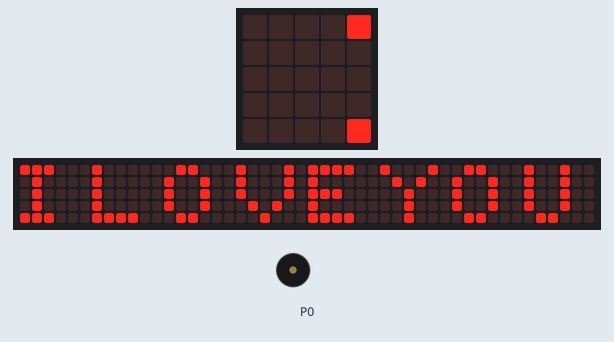
Recording of a program running on a simulated BBC micro:bit (MakeCode). Shown: the board's 5×5 LED display, a strip that is not on the board, showing the scrolling text unrolled, buzzer (waves = sounding). The 48×5 strip is a reading aid, not a part: it shows the text the display is scrolling, unrolled, one strip-width of it at a time.

Above: at 0.2 s.
At 4.0 s:
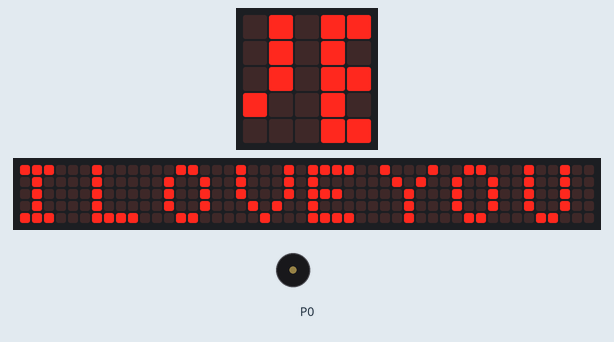
At 7.7 s:
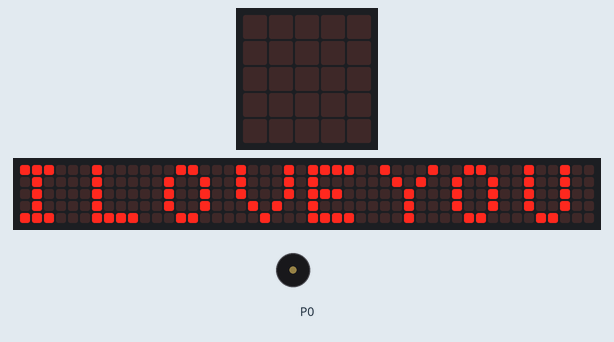
At 8.3 s:
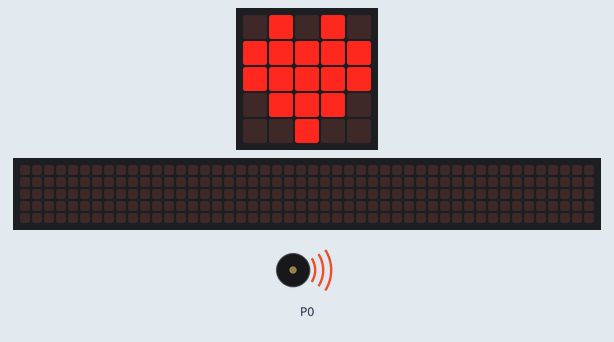
Timing chart, 0 to 40.0 s (numbered marks = the images above):
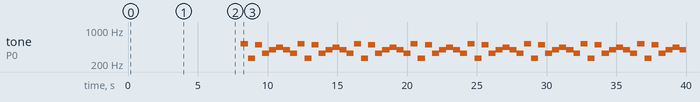

The program:

main.ts
```typescript
basic.showString("ILOVEYOU")
basic.forever(function () {
    basic.showLeds(`
        . # . # .
        # # # # #
        # # # # #
        . # # # .
        . . # . .
        `)
    basic.showLeds(`
        . . . . .
        . . . . .
        . . . . .
        . . . . .
        . . . . .
        `)
})
basic.forever(function () {
    music.play(music.stringPlayable("C5 C B E G A G E ", 120), music.PlaybackMode.UntilDone)
})
```

test.ts
```typescript
// testes vão aqui; isto não será compilado quando este pacote for usado como uma extensão.
```

Measured:
- by itself, tone on P0: repeats every 4.1 s: 262 Hz 0.51 s, 494 Hz 0.51 s, 330 Hz 0.51 s, 392 Hz 0.51 s, 440 Hz 0.51 s, 392 Hz 0.51 s, 330 Hz 0.50 s, silent 0.03 s, 523 Hz 0.51 s
- what the display in image 2 shows lasts 0.4 s, from 7.7 s to 8.1 s
